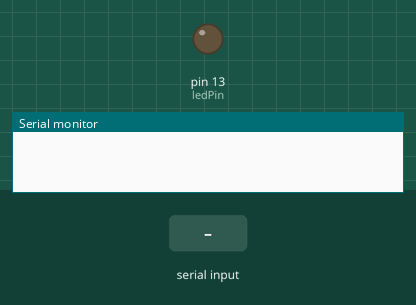
Bench run of a sketch on a simulated Arduino Uno, built with avr-gcc and run on an emulated ATmega328P. Shown: output pins drawn as LEDs (lit = HIGH), the last lines printed to the serial monitor. Inputs (shaded band) come from the test bench.

Above: at 1.2 s.
1.3 s: "1" received over Serial
At 1.6 s:
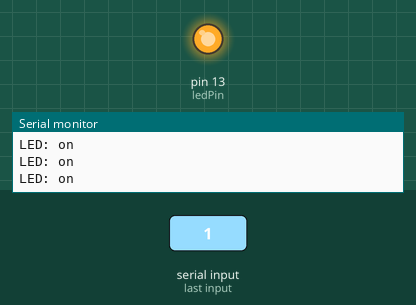
2.8 s: "0" received over Serial
At 3.3 s:
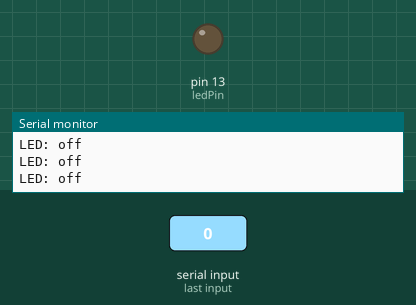
Timing chart, 0 to 5.8 s (numbered marks = the images above; inputs shaded):
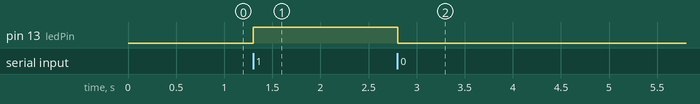

The sketch:

led.ino
```cpp
int ledPin = 13;
int state = 0;
void setup() {
    pinMode(ledPin, OUTPUT);
    digitalWrite(ledPin, LOW);
    Serial.begin(9600);
}
void loop() {
  if(Serial.available() > 0){
       state = Serial.read();
  }
 if (state == '0') {
    digitalWrite(ledPin, LOW);
    Serial.println("LED: off");
 }
 else
 if (state == '1') {
     digitalWrite(ledPin, HIGH);
     Serial.println("LED: on");
 }
}
```

Measured:
- after the input at 1.3 s, pin 13 (ledPin): LOW → HIGH at once
- after the input at 2.8 s, pin 13 (ledPin): HIGH → LOW at once
